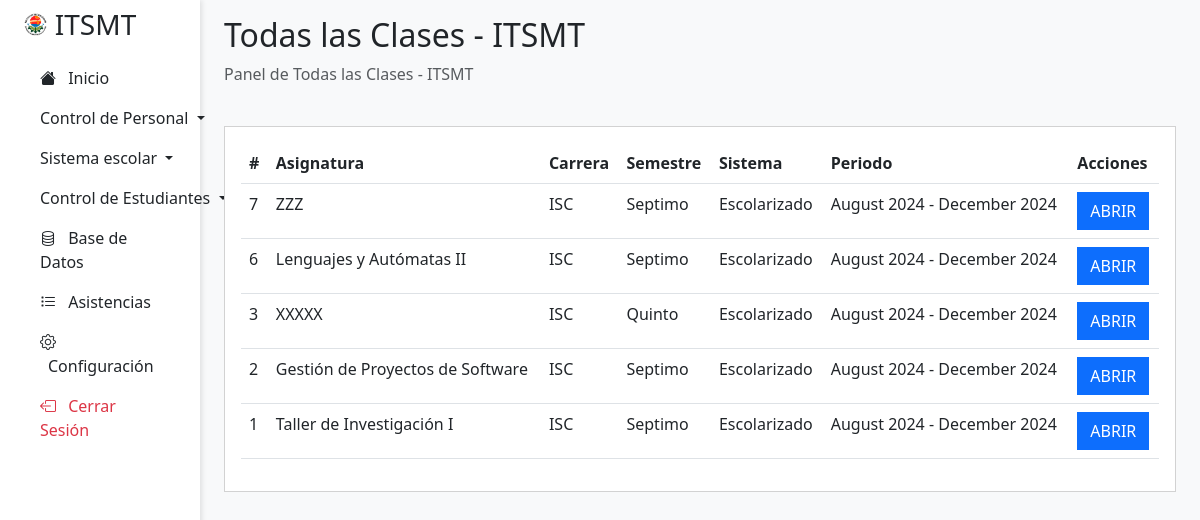
Screenshot of /view/asistencias/ (signed in) with the database file from the repository.
### tables this page shows
CREATE TABLE `clases` (
  `id` int(11) NOT NULL AUTO_INCREMENT,
  `profesor_id` int(11) NOT NULL,
  `asignatura_id` varchar(10) NOT NULL,
  `carrera_id` varchar(10) NOT NULL,
  `semestre_id` int(11) NOT NULL,
  `sistema_id` int(11) NOT NULL,
  `periodo_id` int(11) NOT NULL,
  `salon_id` varchar(10) NOT NULL,
  `activo` tinyint(1) NOT NULL DEFAULT 1,
  PRIMARY KEY (`id`),
  KEY `profesor_id` (`profesor_id`,`asignatura_id`,`carrera_id`,`semestre_id`,`sistema_id`,`periodo_id`,`salon_id`),
  KEY `asignatura_id` (`asignatura_id`),
  KEY `carrera_id` (`carrera_id`),
  KEY `semestre_id` (`semestre_id`),
  KEY `sistema_id` (`sistema_id`),
  KEY `periodo_id` (`periodo_id`),
  KEY `salon_id` (`salon_id`),
  CONSTRAINT `clases_ibfk_1` FOREIGN KEY (`profesor_id`) REFERENCES `usuarios` (`id`) ON DELETE CASCADE ON UPDATE CASCADE,
  CONSTRAINT `clases_ibfk_2` FOREIGN KEY (`asignatura_id`) REFERENCES `asignaturas` (`id`) ON DELETE CASCADE ON UPDATE CASCADE,
  CONSTRAINT `clases_ibfk_3` FOREIGN KEY (`carrera_id`) REFERENCES `carreras` (`id`) ON DELETE CASCADE ON UPDATE CASCADE,
  CONSTRAINT `clases_ibfk_4` FOREIGN KEY (`semestre_id`) REFERENCES `semestres` (`id`) ON DELETE CASCADE ON UPDATE CASCADE,
  CONSTRAINT `clases_ibfk_5` FOREIGN KEY (`sistema_id`) REFERENCES `sistemas` (`id`) ON DELETE CASCADE ON UPDATE CASCADE,
  CONSTRAINT `clases_ibfk_6` FOREIGN KEY (`periodo_id`) REFERENCES `periodos` (`id`) ON DELETE CASCADE ON UPDATE CASCADE,
  CONSTRAINT `clases_ibfk_7` FOREIGN KEY (`salon_id`) REFERENCES `salones` (`id`) ON DELETE CASCADE ON UPDATE CASCADE
);

CREATE TABLE `asignaturas` (
  `id` varchar(10) NOT NULL,
  `nombre_asignatura` varchar(50) NOT NULL,
  PRIMARY KEY (`id`)
);

CREATE TABLE `semestres` (
  `id` int(11) NOT NULL AUTO_INCREMENT,
  `nombre_semestre` varchar(20) NOT NULL,
  PRIMARY KEY (`id`)
);

CREATE TABLE `sistemas` (
  `id` int(11) NOT NULL AUTO_INCREMENT,
  `nombre_sistema` varchar(50) NOT NULL,
  PRIMARY KEY (`id`)
);

CREATE TABLE `periodos` (
  `id` int(11) NOT NULL AUTO_INCREMENT,
  `fecha_inicio` date NOT NULL,
  `fecha_fin` date NOT NULL,
  `activo` tinyint(1) NOT NULL,
  PRIMARY KEY (`id`)
);

### view/asistencias/index.php (the view, shortened to what this page needs)
<?php
include_once __DIR__ . "../../../php/conexion.php";
$titulo = "Todas las Clases - " . SIGLAS;
include_once __DIR__ . "../../layout/header.php";
?>
<div class="col-md-9 col-lg-10 ms-sm-auto px-4 main-content">
    <div class="d-flex justify-content-between flex-wrap flex-md-nowrap align-items-center pt-3 pb-2 mb-3">
        <div>
            <h1 class="h2"><?= $titulo ?></h1>
            <p class="text-muted">Panel de <?= $titulo ?></p>
        </div>
    </div>
    <div class="card mb-4 p-3 rounded-0">
        <div class="table-responsive">
            <table class="table table-hover" id="tabla-clases">
                <thead>
                    <tr>
                        <th>#</th>
                        <th>Asignatura</th>
                        <th>Carrera</th>
                        <th>Semestre</th>
                        <th>Sistema</th>
                        <th>Periodo</th>
                        <th>Acciones</th>
                    </tr>
                </thead>
                <tbody>
                    <?php
                    $mysqli = $conexion->query("SELECT c.id, a.nombre_asignatura, c.carrera_id, s.nombre_semestre, si.nombre_sistema, p.fecha_inicio, p.fecha_fin FROM clases c
                                    INNER JOIN asignaturas a ON c.asignatura_id = a.id
                                    INNER JOIN semestres s ON c.semestre_id = s.id
                                    INNER JOIN sistemas si ON c.sistema_id = si.id
                                    INNER JOIN periodos p ON c.periodo_id = p.id
                                    ORDER BY c.id DESC");
                    while ($dato = $mysqli->fetch_object()) : ?>
                        <tr>
                            <td><?= $dato->id ?></td>
                            <td><?= $dato->nombre_asignatura ?></td>
                            <td><?= $dato->carrera_id ?></td>
                            <td><?= $dato->nombre_semestre ?></td>
                            <td><?= $dato->nombre_sistema ?></td>
                            <td><?= ucfirst(strftime('%B %Y', strtotime($dato->fecha_inicio))) ?> - <?= ucfirst(strftime('%B %Y', strtotime($dato->fecha_fin))) ?></td>
                            <td>
                                <a class="btn btn-primary rounded-0 text-uppercase" href="<?= URL_RAIZ ?>view/asistencias/ver-meses.php?id=<?= $dato->id ?>">Abrir</a>
                            </td>
                        </tr>
                    <?php endwhile; ?>
                </tbody>
            </table>
        </div>
    </div>
</div>
<?php include_once __DIR__ . "../../layout/footer.php"; ?>

### rows the page displays
clases: id "7", asignatura.nombre_asignatura "ZZZ", carrera "ISC", semestre.nombre_semestre "Septimo", sistema.nombre_sistema "Escolarizado", periodo.fecha_inicio "August 2024", periodo.fecha_fin "December 2024"
clases: id "6", asignatura.nombre_asignatura "Lenguajes y Autómatas II", carrera "ISC", semestre.nombre_semestre "Septimo", sistema.nombre_sistema "Escolarizado", periodo.fecha_inicio "August 2024", periodo.fecha_fin "December 2024"
clases: id "3", asignatura.nombre_asignatura "XXXXX", carrera "ISC", semestre.nombre_semestre "Quinto", sistema.nombre_sistema "Escolarizado", periodo.fecha_inicio "August 2024", periodo.fecha_fin "December 2024"
clases: id "2", asignatura.nombre_asignatura "Gestión de Proyectos de Software", carrera "ISC", semestre.nombre_semestre "Septimo", sistema.nombre_sistema "Escolarizado", periodo.fecha_inicio "August 2024", periodo.fecha_fin "December 2024"
clases: id "1", asignatura.nombre_asignatura "Taller de Investigación I", carrera "ISC", semestre.nombre_semestre "Septimo", sistema.nombre_sistema "Escolarizado", periodo.fecha_inicio "August 2024", periodo.fecha_fin "December 2024"

### other values shown
SIGLAS "ITSMT"
$titulo "Todas las Clases - ITSMT"
